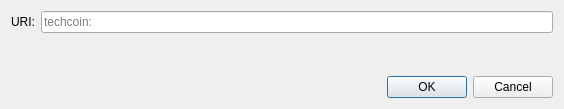
<?xml version="1.0" encoding="UTF-8"?>
<ui version="4.0">
 <class>OpenURIDialog</class>
 <widget class="QDialog" name="OpenURIDialog">
  <property name="geometry">
   <rect>
    <x>0</x>
    <y>0</y>
    <width>564</width>
    <height>109</height>
   </rect>
  </property>
  <property name="windowTitle">
   <string>Open techcoin URI</string>
  </property>
  <layout class="QVBoxLayout" name="verticalLayout">
   <item>
    <layout class="QHBoxLayout" name="horizontalLayout">
     <item>
      <widget class="QLabel" name="label">
       <property name="text">
        <string>URI:</string>
       </property>
      </widget>
     </item>
     <item>
      <widget class="QValidatedLineEdit" name="uriEdit">
       <property name="placeholderText">
        <string notr="true">techcoin:</string>
       </property>
      </widget>
     </item>
    </layout>
   </item>
   <item>
    <spacer name="verticalSpacer">
     <property name="orientation">
      <enum>Qt::Vertical</enum>
     </property>
     <property name="sizeHint" stdset="0">
      <size>
       <width>20</width>
       <height>40</height>
      </size>
     </property>
    </spacer>
   </item>
   <item>
    <widget class="QDialogButtonBox" name="buttonBox">
     <property name="orientation">
      <enum>Qt::Horizontal</enum>
     </property>
     <property name="standardButtons">
      <set>QDialogButtonBox::Cancel|QDialogButtonBox::Ok</set>
     </property>
    </widget>
   </item>
  </layout>
 </widget>
 <customwidgets>
  <customwidget>
   <class>QValidatedLineEdit</class>
   <extends>QLineEdit</extends>
   <header>qt/qvalidatedlineedit.h</header>
  </customwidget>
 </customwidgets>
 <resources/>
 <connections>
  <connection>
   <sender>buttonBox</sender>
   <signal>accepted()</signal>
   <receiver>OpenURIDialog</receiver>
   <slot>accept()</slot>
   <hints>
    <hint type="sourcelabel">
     <x>248</x>
     <y>254</y>
    </hint>
    <hint type="destinationlabel">
     <x>157</x>
     <y>274</y>
    </hint>
   </hints>
  </connection>
  <connection>
   <sender>buttonBox</sender>
   <signal>rejected()</signal>
   <receiver>OpenURIDialog</receiver>
   <slot>reject()</slot>
   <hints>
    <hint type="sourcelabel">
     <x>316</x>
     <y>260</y>
    </hint>
    <hint type="destinationlabel">
     <x>286</x>
     <y>274</y>
    </hint>
   </hints>
  </connection>
 </connections>
</ui>
